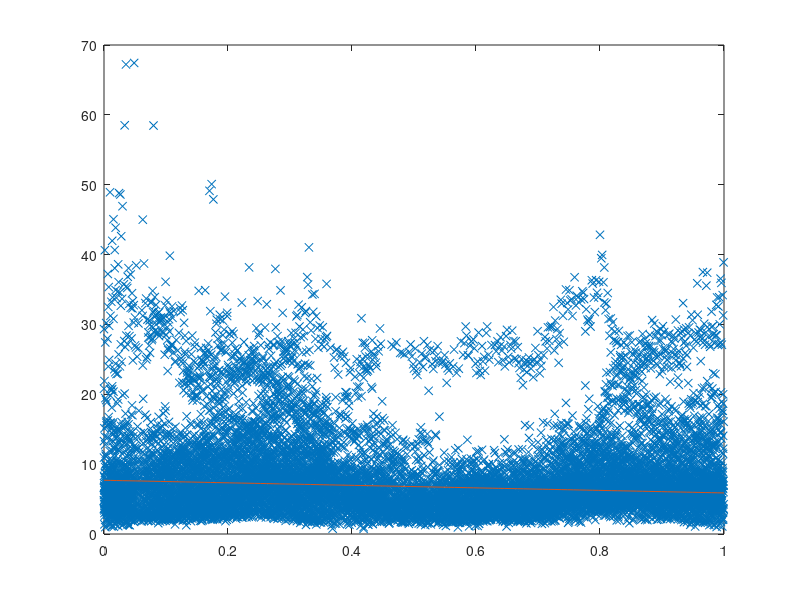

The MATLAB script that drew this image:
clear;

data = load('2022-09_sensor-wind-p1.csv');
hypothesis = load('2022-09_sensor-hypothesis.csv');

x_data = data(:,1)
y_data = data(:,3)

m = length(hypothesis(:,2));

x = linspace(0, 1);
y_0 = hypothesis(1, 2);
y_m = hypothesis(m, 2);
h = y_0 - (y_0 - y_m) * x;

figure;
plot(x_data, y_data, 'x')
hold on;
plot(x, h);
